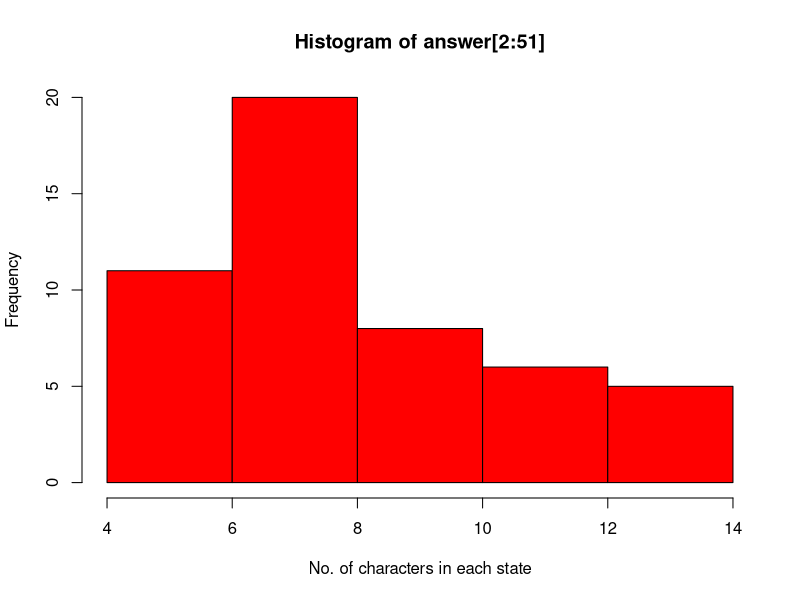

Recreate this plot in R.
#SESSION 4 HW 3

#problem 1
#1. States = rownames(US Arrests)
#Get states names with 'w'.
#Get states names with 'W'.

#Answer 1

States = rownames(USArrests)
rownames(USArrests)

#for w
grep("w",rownames(USArrests))
x<-grep("w",States)

for (i in 1:length(x)){
  print(States[x[i]])
  
}

#for W
grep("W",rownames(USArrests))
y<-grep("W",States)

for (i in 1:length(y)){
  print(States[y[i]])
  
}

#problem 2
#2. Prepare a Histogram of the number of characters in each US state.

answer <- c(0)
for(i in 1:50){
  temp <- States[i]
  len <- nchar(temp)
  answer <- c(answer,len)
  
}

# As 1st element we have added is 0 
# which we do not want in output so we are getting rid of it
hist(answer[2:51],xlab="No. of characters in each state",col = "red")